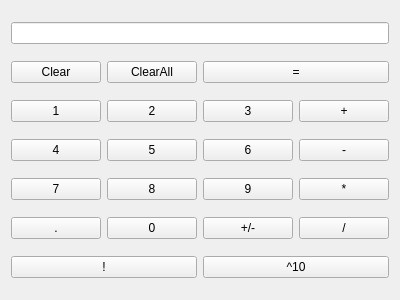
<?xml version="1.0" encoding="UTF-8"?>
<ui version="4.0">
 <class>Widget</class>
 <widget class="QWidget" name="Widget">
  <property name="geometry">
   <rect>
    <x>0</x>
    <y>0</y>
    <width>400</width>
    <height>300</height>
   </rect>
  </property>
  <property name="windowTitle">
   <string>Widget</string>
  </property>
  <layout class="QGridLayout" name="gridLayout">
   <item row="0" column="0" colspan="4">
    <widget class="QLineEdit" name="lineEdit">
     <property name="alignment">
      <set>Qt::AlignRight|Qt::AlignTrailing|Qt::AlignVCenter</set>
     </property>
    </widget>
   </item>
   <item row="1" column="0">
    <widget class="QPushButton" name="clearBtn">
     <property name="text">
      <string>Clear</string>
     </property>
    </widget>
   </item>
   <item row="1" column="1">
    <widget class="QPushButton" name="clearAllBtn">
     <property name="text">
      <string>ClearAll</string>
     </property>
    </widget>
   </item>
   <item row="1" column="2" colspan="2">
    <widget class="QPushButton" name="equalBtn">
     <property name="text">
      <string>=</string>
     </property>
    </widget>
   </item>
   <item row="2" column="0">
    <widget class="QPushButton" name="digitBtn1">
     <property name="text">
      <string>1</string>
     </property>
    </widget>
   </item>
   <item row="2" column="1">
    <widget class="QPushButton" name="digitBtn2">
     <property name="text">
      <string>2</string>
     </property>
    </widget>
   </item>
   <item row="2" column="2">
    <widget class="QPushButton" name="digitBtn3">
     <property name="text">
      <string>3</string>
     </property>
    </widget>
   </item>
   <item row="2" column="3">
    <widget class="QPushButton" name="addBtn">
     <property name="text">
      <string>+</string>
     </property>
    </widget>
   </item>
   <item row="3" column="0">
    <widget class="QPushButton" name="digitBtn4">
     <property name="text">
      <string>4</string>
     </property>
    </widget>
   </item>
   <item row="3" column="1">
    <widget class="QPushButton" name="digitBtn5">
     <property name="text">
      <string>5</string>
     </property>
    </widget>
   </item>
   <item row="3" column="2">
    <widget class="QPushButton" name="digitBtn6">
     <property name="text">
      <string>6</string>
     </property>
    </widget>
   </item>
   <item row="3" column="3">
    <widget class="QPushButton" name="subtractionBtn">
     <property name="text">
      <string>-</string>
     </property>
    </widget>
   </item>
   <item row="4" column="0">
    <widget class="QPushButton" name="digitBtn7">
     <property name="text">
      <string>7</string>
     </property>
    </widget>
   </item>
   <item row="4" column="1">
    <widget class="QPushButton" name="digitBtn8">
     <property name="text">
      <string>8</string>
     </property>
    </widget>
   </item>
   <item row="4" column="2">
    <widget class="QPushButton" name="digitBtn9">
     <property name="text">
      <string>9</string>
     </property>
    </widget>
   </item>
   <item row="4" column="3">
    <widget class="QPushButton" name="multiplicationBnt">
     <property name="text">
      <string>*</string>
     </property>
    </widget>
   </item>
   <item row="5" column="0">
    <widget class="QPushButton" name="pointBtn">
     <property name="text">
      <string>.</string>
     </property>
    </widget>
   </item>
   <item row="5" column="1">
    <widget class="QPushButton" name="digitBtn0">
     <property name="text">
      <string>0</string>
     </property>
    </widget>
   </item>
   <item row="5" column="2">
    <widget class="QPushButton" name="signBtn">
     <property name="text">
      <string>+/-</string>
     </property>
    </widget>
   </item>
   <item row="5" column="3">
    <widget class="QPushButton" name="divisionBtn">
     <property name="text">
      <string>/</string>
     </property>
    </widget>
   </item>
   <item row="6" column="0" colspan="2">
    <widget class="QPushButton" name="levelBtn">
     <property name="text">
      <string>!</string>
     </property>
    </widget>
   </item>
   <item row="6" column="2" colspan="2">
    <widget class="QPushButton" name="tenPowerBtn">
     <property name="text">
      <string>^10</string>
     </property>
    </widget>
   </item>
  </layout>
 </widget>
 <layoutdefault spacing="6" margin="11"/>
 <resources/>
 <connections/>
</ui>
